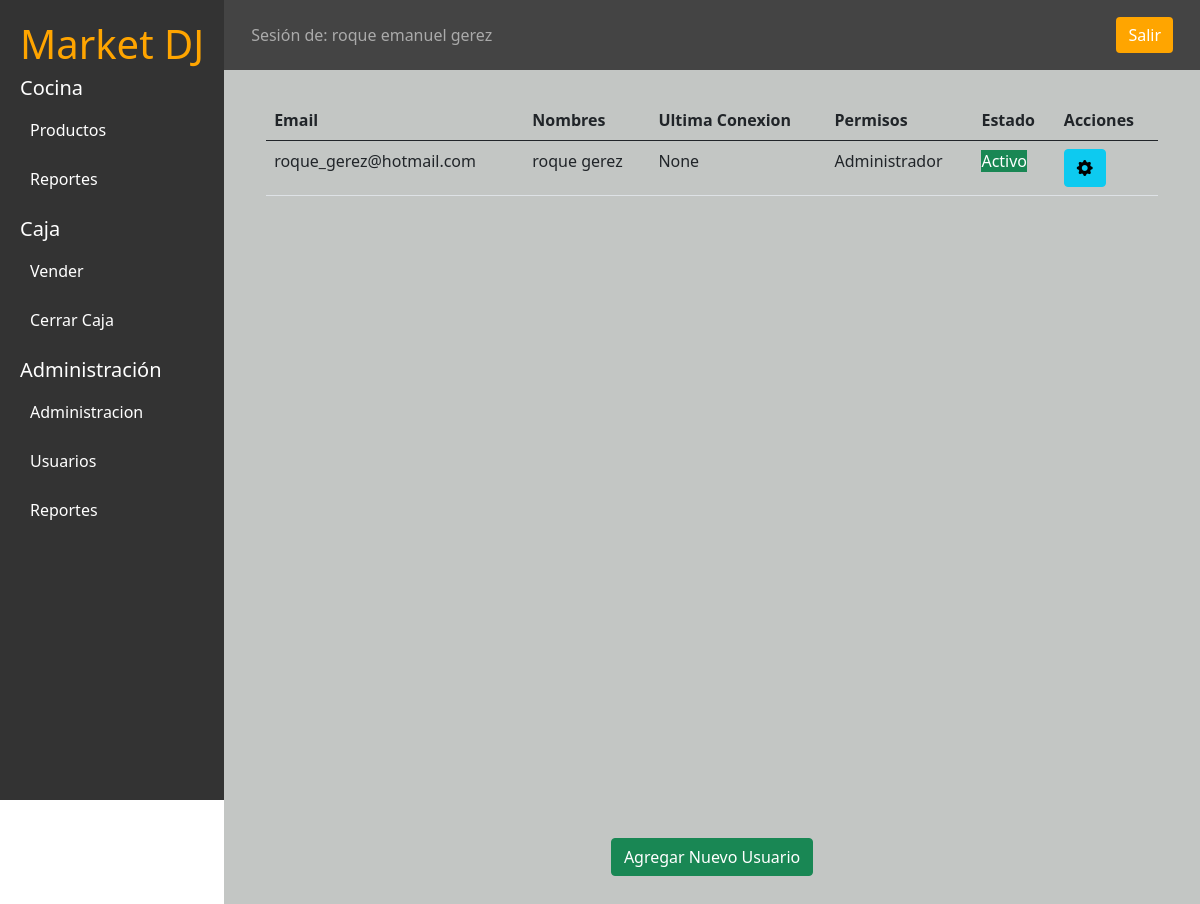
Page /users/lista/ (signed in) on the committed database.
### applications/users/models.py (models this page shows, shortened)
class User(AbstractBaseUser, PermissionsMixin):
    ADMINISTRADOR = '0'
    CAJERO = '1'
    COCINERO = '2'
    VARON = 'M'
    MUJER = 'F'
    OTRO = 'O'
    OCUPATION_CHOICES = [
        (ADMINISTRADOR, 'Administrador'),
        (CAJERO, 'Cajero'),
        (COCINERO, 'Cocinero'),
    ]
    GENDER_CHOICES = [
        (VARON, 'Masculino'),
        (MUJER, 'Femenino'),
        (OTRO, 'Otros'),
    ]
    email = models.EmailField(unique=True)
    telefono = models.CharField('Telefono', max_length=50, default='123')
    full_name = models.CharField('Nombres', max_length=100)
    domicilio = models.CharField('Domicilio', max_length=100, blank=True, null=True)
    ocupation = models.CharField(
        max_length=1,
        choices=OCUPATION_CHOICES,
        blank=True
    )
    genero = models.CharField(
        max_length=1,
        choices=GENDER_CHOICES,
        blank=True
    )
    date_birth = models.DateField(
        'Fecha de nacimiento',
        blank=True,
        null=True
    )
    is_staff = models.BooleanField(default=False)
    is_active = models.BooleanField(default=False)
    USERNAME_FIELD = 'email'
    REQUIRED_FIELDS = ['full_name']
    objects = UserManager()

### applications/users/views.py (the view)
class UserListView(LoginRequiredMixin, ListView):
    template_name = "users/lista.html"
    context_object_name = 'usuarios'
    login_url = reverse_lazy('users_app:User-Login')
    def get_queryset(self):
        return User.objects.usuarios_sistema()

### applications/users/managers.py (called while the page is built)
    def usuarios_sistema(self):
        return self.filter(
            is_superuser=False
        ).order_by('-last_login')

### templates/users/lista.html
{% extends "panel.html" %}
{% load  static %}
{% block panel-content %}
<div class="d-flex flex-column min-vh-100">
  <div class="container flex-grow-1">
    <table class="table">
      <thead>
        <tr>
          <th>Email</th>
          <th>Nombres</th>
          <th>Ultima Conexion</th>
          <th>Permisos</th>
          <th>Estado</th>
          <th>Acciones</th>
        </tr>
      </thead>
      <tbody>
        {% for usuario in usuarios %}
        <tr>
          <td>{{ usuario.email }}</td>
          <td>{{ usuario.full_name }}</td>
          <td>{{ usuario.last_login }}</td>
          <td>{{ usuario.get_ocupation_display }}</td>
          <td>
            {% if usuario.is_active %}
              <span class="bg-success text-white">Activo</span>
            {% else %}
              <span class="bg-warning text-black ">De Baja</span>
            {% endif %}
          </td>
          <td>
          <a href="{% url 'users_app:User-Update' usuario.id %}" class="btn btn-info"><i class="bi bi-gear-fill"></i></a>
          </td>
        </tr>
        {% endfor %}
      </tbody>
    </table>
  </div>
  <div class="container text-center my-4 mt-auto">
    <a href="{% url 'users_app:User-Register' %}" class="btn btn-success">Agregar Nuevo Usuario</a>
  </div>
</div>
{% endblock panel-content %}

### templates/panel.html
{% extends 'base.html' %}
{% load static %}
{% block css %}
    <link rel="stylesheet" href="{% static 'css/stylesindex.css' %}">
{% endblock css %}
{% block content %}
    <div class="d-flex">
        <div class="sidebar">
            <h1>Market DJ</h1>
            {% if user.is_active %}
            <h5>Cocina</h5>
            <a href="#">Productos</a>
            <a href="#">Reportes</a>
            <div class="mt-3">
                <h5>Caja</h5>
                <a href="#">Vender</a>
                <a href="#">Cerrar Caja</a>
            </div>
            <div class="mt-3">
                <h5>Administración</h5>
                <a href="#">Administracion</a>
                <a href="{% url 'users_app:User-Lista' %}">Usuarios</a>
                <a href="#">Reportes</a>
            </div>
        {% endif %}
    </div>
        <div class=" flex-grow-1 ">
            <nav class="navbar navbar-expand-lg navbar-dark">
                {% if user.is_active %}
                <div class="container-fluid">
                    <span class="navbar-text">Sesión de: {{ user.full_name }}</span>
                    <a href="{% url 'users_app:User-Logout' %}" class="btn btn-salir ml-auto">Salir</a>
                </div>
                {% endif %}
            </nav>
            <div class=" container-fluid  content min-vh-100">
            {% block panel-content %}
            {% endblock panel-content %}
            </div>
        </div>
    </div>
    {% endblock content %}

### static/css/stylesindex.css (style rules this page uses)
.sidebar { background-color: #333; color: white; height: 100vh; padding: 20px; }
.sidebar h1 { color: orange; }
.sidebar a { color: white; display: block; padding: 10px; margin: 5px 0; text-decoration: none; }
.navbar { background-color: #444; color: white; padding: 15px; }
.navbar .btn-salir { background-color: orange; border: none; color: white; }
.content { background-color: #c3c6c4; padding: 30px; }

### rows in the picture
User: full_name "roque emanuel gerez"
User: email "roque_gerez@hotmail.com", full_name "roque gerez", last_login "None", ocupation "Administrador", is_active "Activo"
